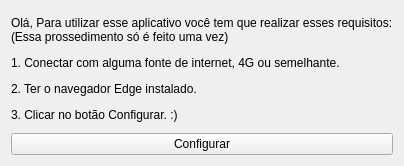
<?xml version="1.0" encoding="UTF-8"?>
<ui version="4.0">
 <class>ConfigInicial</class>
 <widget class="QWidget" name="ConfigInicial">
  <property name="geometry">
   <rect>
    <x>0</x>
    <y>0</y>
    <width>386</width>
    <height>166</height>
   </rect>
  </property>
  <property name="windowTitle">
   <string>Config Inicial</string>
  </property>
  <layout class="QVBoxLayout" name="verticalLayout_2">
   <item>
    <layout class="QVBoxLayout" name="verticalLayout">
     <item>
      <widget class="QLabel" name="label">
       <property name="text">
        <string>&lt;html&gt;&lt;head/&gt;&lt;body&gt;&lt;p&gt;Olá, Para utilizar esse aplicativo você tem que realizar esses requisitos:&lt;br/&gt;(Essa prossedimento só é feito uma vez)&lt;/p&gt;&lt;p&gt;1. Conectar com alguma fonte de internet, 4G ou semelhante.&lt;/p&gt;&lt;p&gt;2. Ter o navegador Edge instalado.&lt;/p&gt;&lt;p&gt;3. Clicar no botão Configurar. :)&lt;/p&gt;&lt;/body&gt;&lt;/html&gt;</string>
       </property>
      </widget>
     </item>
     <item>
      <widget class="QPushButton" name="ButtonConfig">
       <property name="text">
        <string>Configurar</string>
       </property>
      </widget>
     </item>
    </layout>
   </item>
  </layout>
 </widget>
 <tabstops>
  <tabstop>ButtonConfig</tabstop>
 </tabstops>
 <resources/>
 <connections/>
</ui>
